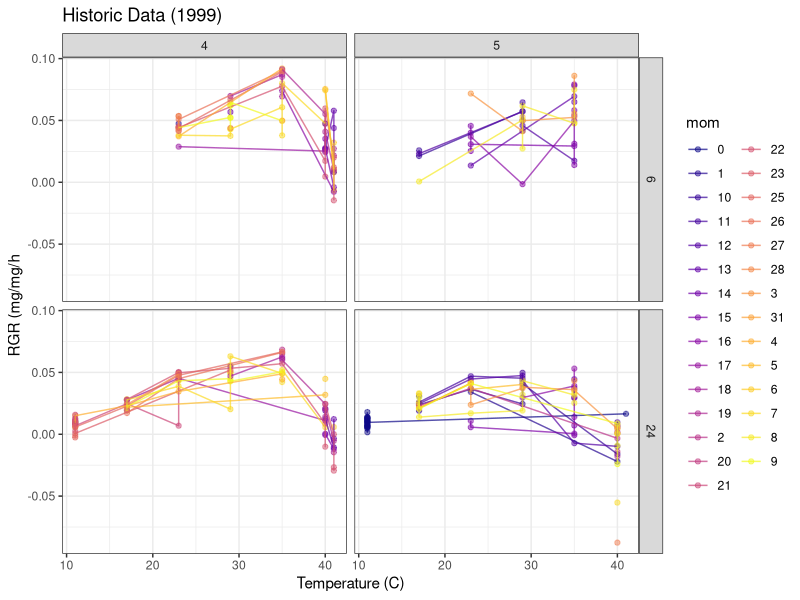
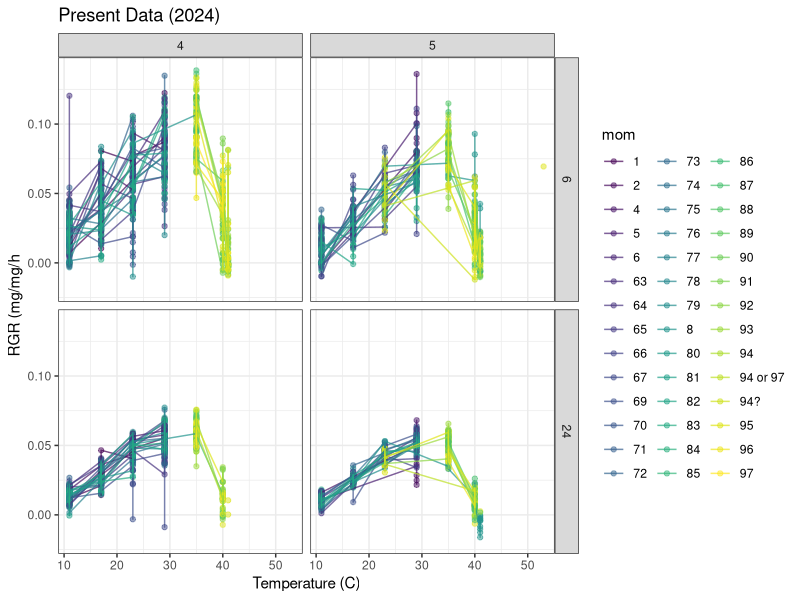
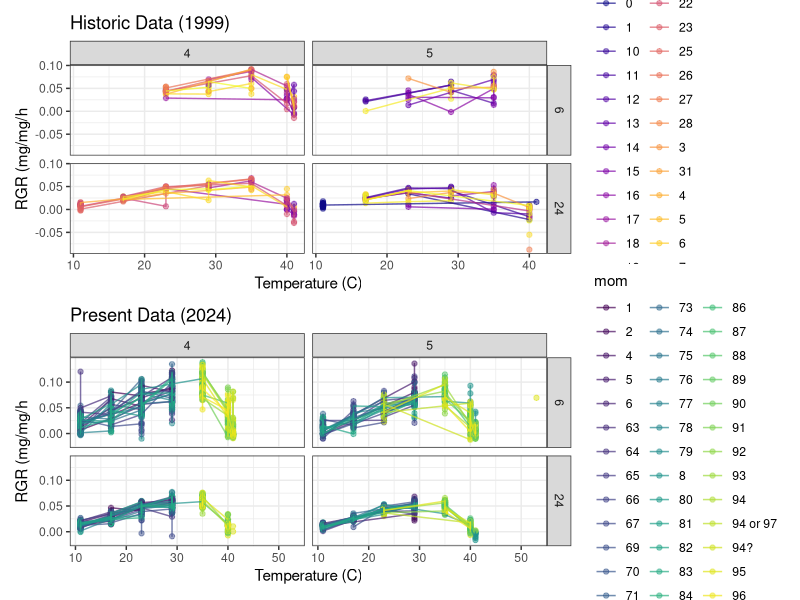
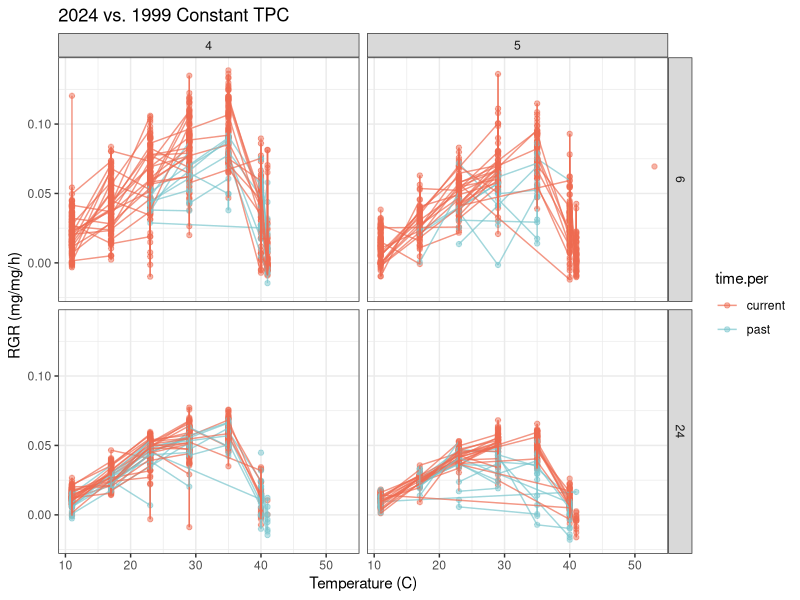
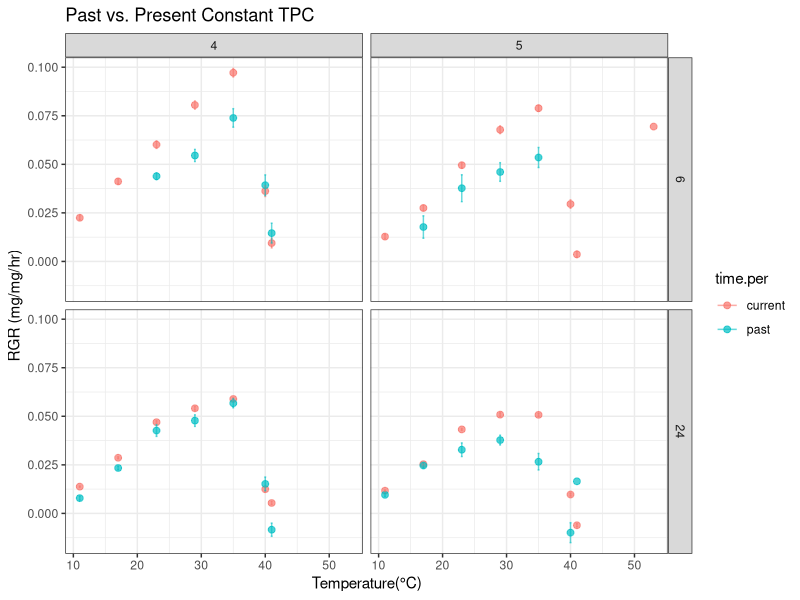

Recreate these plots in R, in order.
# Taylor M. Hatcher
# 24 Hr Constant TPC Analysis for P.rapae

library(ggplot2)
library(data.table)
library(dplyr)
library(patchwork)
library(reshape2)
library(viridis)
library(tidyverse)

# set working directory to github repository
setwd("~/Desktop/Repos/WARP2024")

# read in past data 
tpc1 = read.csv("PrapaeW.1999.ConstantTempTPCs.4thinstar.jul2021.xlsx - data.csv")
tpc1$instar=4

tpc2 = read.csv("PrapaeW.1999.ConstantTempTPCs.5thinstar.jul2021.xlsx - data.csv")
names(tpc2)=names(tpc1)
tpc2$instar=5

#tpc3 = read.csv("Prapae.WAonly.csv")
#tpc3$instar=4
# this section of code is me trying to add in the data set for historic TRN for leaf but they aren't named similarly so I can't rbind them

# combine past data sets using rbind
tpc.p= rbind(tpc1, tpc2)

# calculate relative growth rate for past data set
tpc.p$rgr= (log(tpc.p$fw) - log(tpc.p$Mo))/tpc.p$time ### ?!?!?! is this the correct way to calculate rgr?
tpc.p$time.per= "past"

# ensure column names match current data column names
tpc.ps= tpc.p[,c("UniID","mom","ID","temp","instar","time","duration","mgain","rgr","time.per")]

# #plot densities for what time they did weighings in the past
# ggplot(tpc.ps[tpc.ps$time>5 & tpc.ps$time<6.5,], aes(x=time, color=factor(instar), group=factor(instar)))+
#   geom_density()
# table(tpc.ps$time, tpc.ps$instar)

# load in recent 2024 TPC data
tpc.c = read.csv("2024PrapaeConstantTPCCombineddata.csv")

# Convert fw to numeric and drop nas
tpc.c$fw <- as.numeric(tpc.c$fw)

# calculate relative growth rate for current data set
tpc.c$rgr= (log(tpc.c$fw) - log(tpc.c$M0))/tpc.c$duration #!!!!!!!!check duration if it is correct
tpc.c$time.per= "current"

# ensure naming matches old data sets
tpc.c$mom= tpc.c$Female
tpc.c$ID= tpc.c$Individual
tpc.c$UniID= paste(tpc.c$temp, tpc.c$mom, tpc.c$ID, sep=".")

#Calculate mass gained in each time treatment
tpc.c$mgain= tpc.c$fw - tpc.c$M0

#combine historic and current
tpc.cs= tpc.c[,c("UniID","mom","ID","temp","instar","time","duration","mgain","rgr","time.per")]

# combine data sets 
tpc= rbind(tpc.cs, tpc.ps)


######Plot

##Set up durations of 6hr and 24hr

tpc$dur=NA
tpc$time= as.numeric(tpc$time)
tpc[tpc$time>5 & tpc$time<6.5 & tpc$time.per=="past","dur"]=6
tpc[tpc$time>20 & tpc$time<26 & tpc$time.per=="past","dur"]=24
tpc[tpc$time.per=="current","dur"]= tpc[tpc$time.per=="current","duration"]

###separate historic and present data

# Filter data for historic data set 
tpc_past <- tpc %>% filter(time.per == "past")

# Create the plot for past data
past_plot <- ggplot(tpc_past[tpc_past$dur %in% c(6, 24),], aes(x = temp, y = rgr, color = mom)) +
  geom_point(alpha = 0.5) +
  geom_line(aes(group = mom), alpha = 0.7) +
  facet_grid(dur ~ instar) +
  theme_bw() +
  xlab("Temperature (C)") +
  ylab("RGR (mg/mg/h") +
  ggtitle("Historic Data (1999)") +
  scale_color_viridis(discrete = TRUE, option = "C")
print(past_plot)

# Filter data for current data set
tpc_current <- tpc %>% filter(time.per == "current")

# Create the plot for current data
current_plot <- ggplot(tpc_current[tpc_current$duration %in% c(6,24),], aes( x = temp, y = rgr, color = mom)) +
  geom_point(alpha = 0.5) +
  geom_line(aes(group = mom), alpha = 0.7) +
  facet_grid(dur ~ instar) +
  theme_bw() +
  xlab("Temperature (C)") +
  ylab("RGR (mg/mg/h") +
  ggtitle("Present Data (2024)") +
  ylim(-0.02, 0.14) +
  scale_color_viridis(discrete = TRUE)
print(current_plot)

#combine both individual plots for past and current data
combined_plot <- past_plot + current_plot + plot_layout(ncol = 1)
print(combined_plot)   
tpc.plot <- ggplot(tpc[tpc$dur %in% c(6,24),], aes(x=temp, y=rgr, color=time.per)) +
  geom_point(alpha=0.5) +
  geom_line(aes(group = mom, color = time.per), alpha = 0.7) + # lineage lines
  facet_grid(dur ~ instar) +
  theme_bw() +
  xlab("Temperature (C)") +
  ylab("RGR (mg/mg/h)") +
  ggtitle("2024 vs. 1999 Constant TPC") +
  ylim(-0.02, 0.14)+
  scale_color_manual(values = c("current" = "#EE6A50", "past" = "#7AC5CD"))
print(tpc.plot)

# Aggregate mean values with corrected standard error calculation
tpc.agg <- tpc %>%
  group_by(temp, time.per, dur, instar) %>%
  dplyr::summarise(
    mean = mean(rgr, na.rm = TRUE),
    se = sd(rgr, na.rm = TRUE) / sqrt(n())
  )
#plotting family means with error bars
tpc.plot <- ggplot(tpc.agg[tpc.agg$dur %in% c(6, 24), ],aes(x = temp, y = mean, color = time.per, group = time.per)) +
  geom_point(alpha = 0.7, size = 2) + # Points for mean values
  geom_errorbar(aes(ymin = mean - se, ymax = mean +se), width = 0.3, alpha = 0.6) + # Error bars
  facet_grid(dur ~ instar) + #Facets for duration and instar
  theme_bw() +
  xlab("Temperature(°C)") +
  ylab("RGR (mg/mg/hr)") +
  ggtitle("Past vs. Present Constant TPC")
ylim(-0.10, 0.14)

tpc$time.per <- factor(tpc$time.per, levels = c("past", "current"))
print(tpc.plot)


#plot family mean values 
tpc.agg.f <- tpc %>%
  group_by(mom) %>%
  dplyr::summarise(rgr, na.rm=TRUE) 
